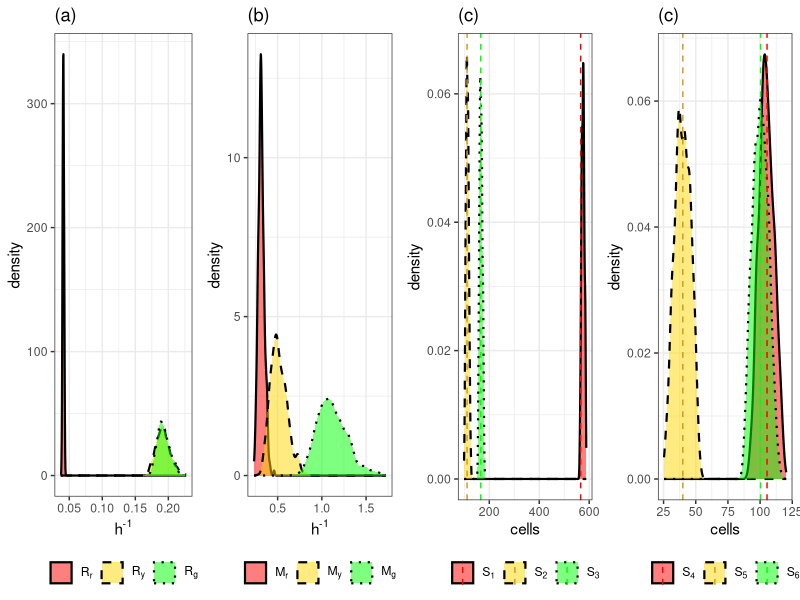
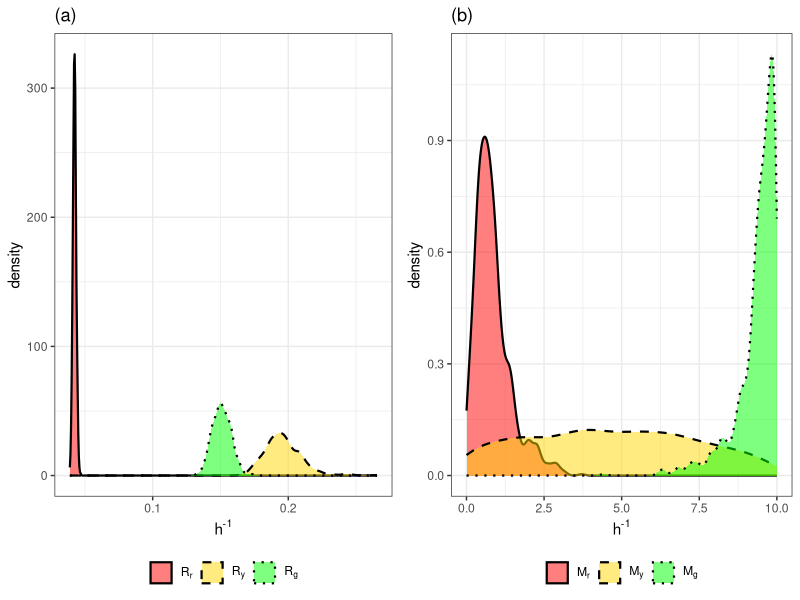
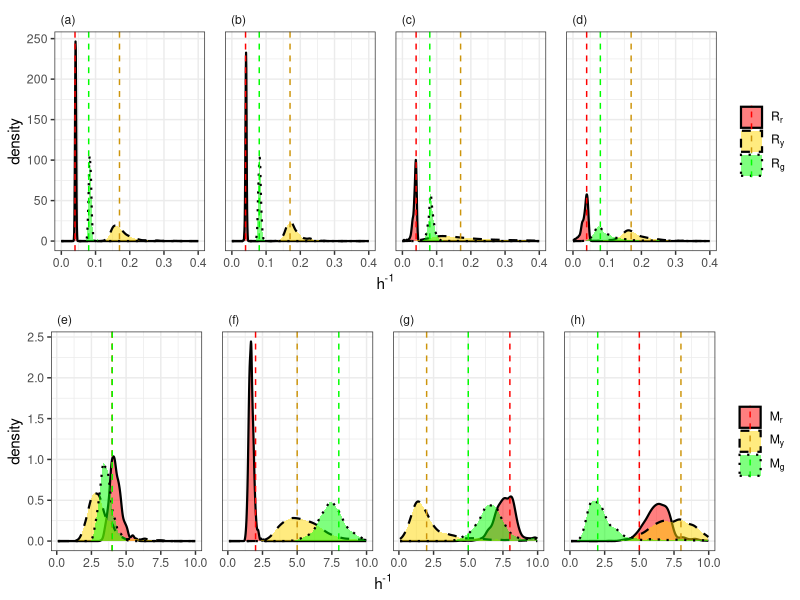
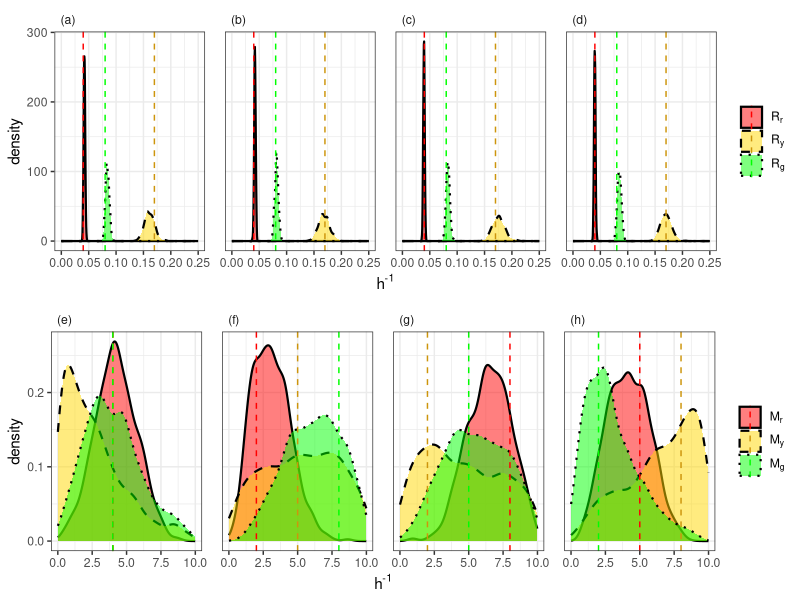
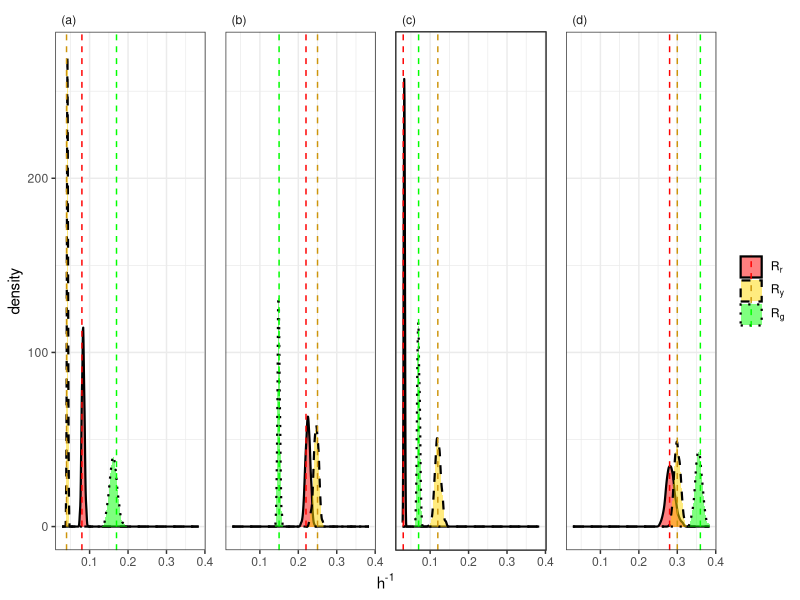
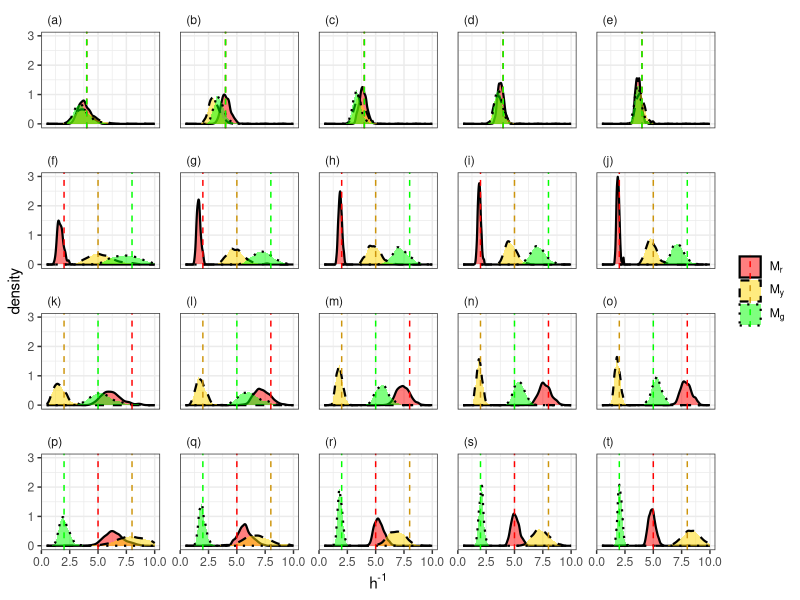
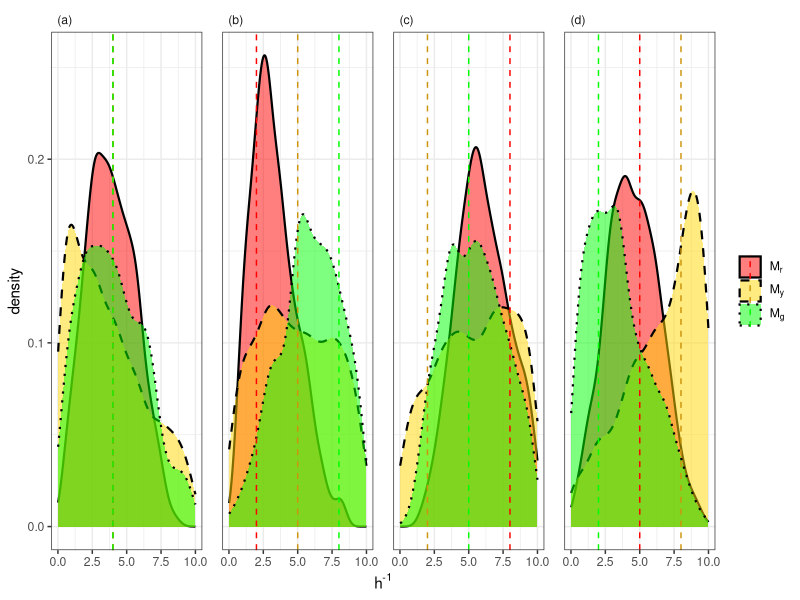
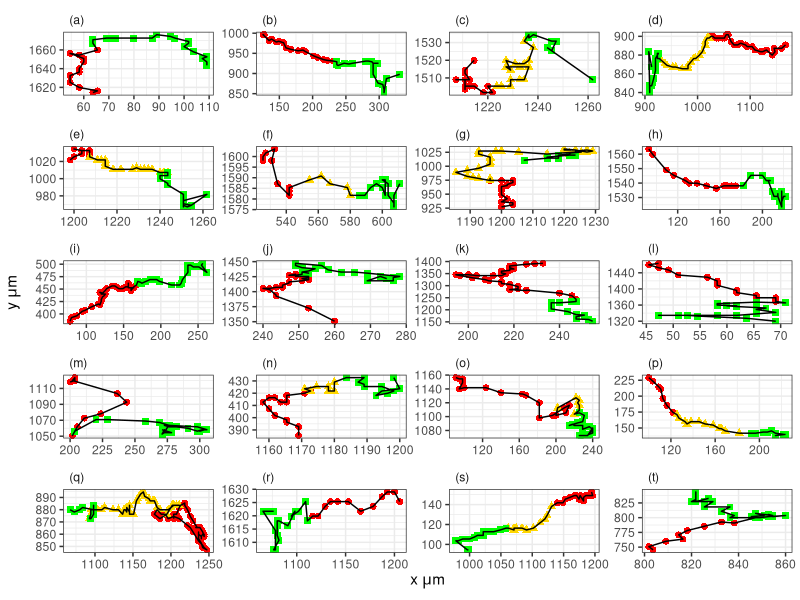

The R source for these figures, in order:
library(readxl)
library(tidyverse)
library(ggpubr)

#set working directory to the directory of this R file
setwd(dirname(rstudioapi::getActiveDocumentContext()$path))

#load data
Experiment_CellTracking <- read_excel("../Data/SMCABC returned data/SMCABC_DATA.xlsx", sheet = "Experiment_CellTracking")
Experiment_CellDensity <- read_excel("../Data/SMCABC returned data/SMCABC_DATA.xlsx", sheet = "Experiment_CellDensity")
ProliferationData <- read_excel("../Data/SMCABC returned data/SMCABC_DATA.xlsx", sheet = "ProliferationData")
MotilityData <- read_excel("../Data/SMCABC returned data/SMCABC_DATA.xlsx", sheet = "MotilityData")
SixParameterData <- read_excel("../Data/SMCABC returned data/SMCABC_DATA.xlsx", sheet = "SixParameterData")
CellTracking <- read_excel("../Data/DataProcessing/FUCCI_processed.xlsx", sheet = "CellTracking")


#observed summary statistics
Nred <- 566
Nyellow <- 111
Ngreen <- 166
RedDistance <- 105.38626
YellowDistance <- 39.95925
GreenDistance <- 100.36051


#Experiment Plots - Cell Tracking

Experiment_CellTracking %>% 
  as_tibble() %>% 
  select(1:6) %>% 
  gather(Parameter, Value) %>% 
  mutate(Parameter = factor(Parameter, levels = c("Rr", "Ry", "Rg","Mr", "My", "Mg"))) %>% 
  group_by(Parameter) %>% 
  summarise(
    mu = signif(mean(Value), digits=3),
    sd = signif(sd(Value), digits=3),
    "2.5%" = signif(quantile(Value, 0.025), digits=3),
    "50%" = signif(quantile(Value, 0.5), digits=3),
    "97.5%" = signif(quantile(Value, 0.975), digits=3),
    CV = signif(sd/mu, digits=3)
  )


p1 <- 
  Experiment_CellTracking %>% 
  as_tibble() %>%
  select(1:6) %>% 
  gather(Parameter,Value) %>% 
  mutate(Type = case_when(
    Parameter == "Rr" | Parameter == "Ry" | Parameter == "Rg" ~ "Transition",
    Parameter == "Mr" | Parameter == "My" | Parameter == "Mg" ~ "Motility" 
  )) %>% 
  mutate(Type = factor(Type, levels = c("Transition", "Motility"))) %>% 
  mutate(Parameter = factor(Parameter, levels = c("Rr", "Ry", "Rg","Mr", "My", "Mg"))) %>% 
  filter(Type == "Transition") %>% 
  ggplot(aes(x = Value, fill = Parameter, linetype = Parameter)) + 
  geom_density(alpha = 0.5, size = 0.75) +
  facet_wrap(~Type, scale = "free") +
  scale_fill_manual(values = c("Rr" = "red", "Ry" = "gold", "Rg" = "green", "Mr" = "red", "My" = "gold", "Mg" = "green"), labels = c(expression(R[r]),expression(R[y]),expression(R[g])))+ 
  scale_linetype_manual(values = c("solid", "dashed", "dotted"), labels = c(expression(R[r]),expression(R[y]),expression(R[g]))) +
  theme_bw() +
  theme(
    legend.position = "bottom",
    legend.title = element_blank(),
    strip.text.x = element_blank()
  ) + 
  labs(x = expression("h"^"-1"), title = "(a)")

p2 <- 
  Experiment_CellTracking %>% 
  as_tibble() %>%
  select(1:6) %>% 
  gather(Parameter,Value) %>% 
  mutate(Type = case_when(
    Parameter == "Rr" | Parameter == "Ry" | Parameter == "Rg" ~ "Transition",
    Parameter == "Mr" | Parameter == "My" | Parameter == "Mg" ~ "Motility" 
  )) %>% 
  mutate(Type = factor(Type, levels = c("Transition", "Motility"))) %>% 
  mutate(Parameter = factor(Parameter, levels = c("Rr", "Ry", "Rg","Mr", "My", "Mg"))) %>% 
  filter(Type == "Motility") %>% 
  ggplot(aes(x = Value, fill = Parameter, linetype = Parameter)) + 
  geom_density(alpha = 0.5, size = 0.75) +
  facet_wrap(~Type, scale = "free") +
  scale_fill_manual(values = c("Rr" = "red", "Ry" = "gold", "Rg" = "green", "Mr" = "red", "My" = "gold", "Mg" = "green"), labels = c(expression(M[r]),expression(M[y]),expression(M[g])))+ 
  scale_linetype_manual(values = c("solid", "dashed", "dotted"), labels = c(expression(M[r]),expression(M[y]),expression(M[g]))) +
  theme_bw() +
  theme(
    legend.position = "bottom",
    legend.title = element_blank(),
    strip.text.x = element_blank()
  ) + 
  labs(x = expression("h"^"-1"), title = "(b)")

p3 <- 
  Experiment_CellTracking %>% 
  select(contains("sx")) %>% 
  gather(Parameter, Value) %>% 
  mutate(Type = case_when(
    Parameter == "sx1" | Parameter == "sx2" | Parameter == "sx3" ~ "Transition",
    Parameter == "sx4" | Parameter == "sx5" | Parameter == "sx6" ~ "Motility" 
  )) %>% 
  mutate(Type = factor(Type, levels = c("Transition", "Motility"))) %>% 
  mutate(TrueVal = case_when(
    Parameter == "sx1" ~ Nred,
    Parameter == "sx2" ~ Nyellow,
    Parameter == "sx3" ~ Ngreen,
    Parameter == "sx4" ~ RedDistance,
    Parameter == "sx5" ~ YellowDistance,
    Parameter == "sx6" ~ GreenDistance
  )) %>% 
  filter(Type == "Transition") %>% 
  ggplot(aes(x = Value, fill = Parameter, linetype = Parameter)) + 
  geom_density(alpha = 0.5, size = 0.75) +
  facet_wrap(~Type, scale = "free") + 
  geom_vline(aes(xintercept = TrueVal, color = Parameter), linetype = "dashed") +
  scale_fill_manual(values = c("sx1" = "red", "sx2" = "gold", "sx3" = "green", "sx4" = "red", "sx5" = "gold", "sx6" = "green"), labels = c(expression(S[1]),expression(S[2]),expression(S[3])))+ 
  scale_color_manual(values = c("sx1" = "red", "sx2" = "goldenrod3", "sx3" = "green", "sx4" = "red", "sx5" = "goldenrod3", "sx6" = "green"), labels = c(expression(S[1]),expression(S[2]),expression(S[3])))+ 
  scale_linetype_manual(values = c("solid", "dashed", "dotted"), labels = c(expression(S[1]),expression(S[2]),expression(S[3]))) +
  theme_bw() +
  theme(
    legend.position = "bottom",
    legend.title = element_blank(),
    strip.text.x = element_blank()
  ) + 
  labs(x = "cells", title = "(c)")

p4 <- 
  Experiment_CellTracking %>% 
  select(contains("sx")) %>% 
  gather(Parameter, Value) %>% 
  mutate(Type = case_when(
    Parameter == "sx1" | Parameter == "sx2" | Parameter == "sx3" ~ "Transition",
    Parameter == "sx4" | Parameter == "sx5" | Parameter == "sx6" ~ "Motility" 
  )) %>% 
  mutate(Type = factor(Type, levels = c("Transition", "Motility"))) %>% 
  mutate(TrueVal = case_when(
    Parameter == "sx1" ~ Nred,
    Parameter == "sx2" ~ Nyellow,
    Parameter == "sx3" ~ Ngreen,
    Parameter == "sx4" ~ RedDistance,
    Parameter == "sx5" ~ YellowDistance,
    Parameter == "sx6" ~ GreenDistance
  )) %>% 
  filter(Type == "Motility") %>% 
  ggplot(aes(x = Value, fill = Parameter, linetype = Parameter)) + 
  geom_density(alpha = 0.5, size = 0.75) +
  facet_wrap(~Type, scale = "free") + 
  geom_vline(aes(xintercept = TrueVal, color = Parameter), linetype = "dashed") +
  scale_fill_manual(values = c("sx1" = "red", "sx2" = "gold", "sx3" = "green", "sx4" = "red", "sx5" = "gold", "sx6" = "green"), labels = c(expression(S[4]),expression(S[5]),expression(S[6])))+ 
  scale_color_manual(values = c("sx1" = "red", "sx2" = "goldenrod3", "sx3" = "green", "sx4" = "red", "sx5" = "goldenrod3", "sx6" = "green"), labels = c(expression(S[4]),expression(S[5]),expression(S[6])))+ 
  scale_linetype_manual(values = c("solid", "dashed", "dotted"), labels = c(expression(S[4]),expression(S[5]),expression(S[6]))) + 
  theme_bw() +
  theme(
    legend.position = "bottom",
    legend.title = element_blank(),
    strip.text.x = element_blank()
  ) + 
  labs(x = "cells", title = "(c)")

ggarrange(p1,p2,p3,p4, nrow = 1)
ggsave("ExperimentResults_CellTracking.pdf", width = 9, height = 4, units = "in")

#Experiment Plots - SpatioTemporal
p1 <- 
  Experiment_CellDensity %>% 
  as_tibble() %>%
  select(1:6) %>% 
  gather(Parameter,Value) %>% 
  mutate(Type = case_when(
    Parameter == "Rr" | Parameter == "Ry" | Parameter == "Rg" ~ "Transition",
    Parameter == "Mr" | Parameter == "My" | Parameter == "Mg" ~ "Motility" 
  )) %>% 
  mutate(Type = factor(Type, levels = c("Transition", "Motility"))) %>% 
  mutate(Parameter = factor(Parameter, levels = c("Rr", "Ry", "Rg","Mr", "My", "Mg"))) %>% 
  filter(Type == "Transition") %>% 
  ggplot(aes(x = Value, fill = Parameter, linetype = Parameter)) + 
  geom_density(alpha = 0.5, size = 0.75) +
  facet_wrap(~Type, scale = "free") +
  scale_fill_manual(values = c("Rr" = "red", "Ry" = "gold", "Rg" = "green", "Mr" = "red", "My" = "gold", "Mg" = "green"), labels = c(expression(R[r]),expression(R[y]),expression(R[g])))+ 
  scale_linetype_manual(values = c("solid", "dashed", "dotted"), labels = c(expression(R[r]),expression(R[y]),expression(R[g]))) +
  theme_bw() +
  theme(
    legend.position = "bottom",
    legend.title = element_blank(),
    strip.text.x = element_blank()
  ) + 
  labs(x = expression("h"^"-1"), title = "(a)")

p2 <- 
  Experiment_CellDensity %>% 
  as_tibble() %>%
  select(1:6) %>% 
  gather(Parameter,Value) %>% 
  mutate(Type = case_when(
    Parameter == "Rr" | Parameter == "Ry" | Parameter == "Rg" ~ "Transition",
    Parameter == "Mr" | Parameter == "My" | Parameter == "Mg" ~ "Motility" 
  )) %>% 
  mutate(Type = factor(Type, levels = c("Transition", "Motility"))) %>% 
  mutate(Parameter = factor(Parameter, levels = c("Rr", "Ry", "Rg","Mr", "My", "Mg"))) %>% 
  filter(Type == "Motility") %>% 
  ggplot(aes(x = Value, fill = Parameter, linetype = Parameter)) + 
  geom_density(alpha = 0.5, size = 0.75) +
  facet_wrap(~Type, scale = "free") +
  scale_fill_manual(values = c("Rr" = "red", "Ry" = "gold", "Rg" = "green", "Mr" = "red", "My" = "gold", "Mg" = "green"), labels = c(expression(M[r]),expression(M[y]),expression(M[g])))+ 
  scale_linetype_manual(values = c("solid", "dashed", "dotted"), labels = c(expression(M[r]),expression(M[y]),expression(M[g]))) +
  theme_bw() +
  theme(
    legend.position = "bottom",
    legend.title = element_blank(),
    strip.text.x = element_blank()
  ) + 
  labs(x = expression("h"^"-1"), title = "(b)")

ggarrange(p1,p2, nrow = 1)
ggsave("ExperimentResults_SpatioTemporal.pdf", width = 4.5, height = 4, units = "in")

#SixParameters Plots - CellTracking

SixParameterData_CellTracking <-
  SixParameterData %>% 
  filter(MotilityData == "CellTracking") %>% 
  select(c(1:6,"Simulation")) %>% 
  gather(Parameter, Value, -Simulation) %>% 
  mutate(Parameter = factor(Parameter, levels = c("Rr", "Ry", "Rg","Mr", "My", "Mg"))) %>% 
  mutate(TrueValue = case_when(
    Simulation == 1 & Parameter == "Mr" ~ 4,
    Simulation == 1 & Parameter == "My" ~ 4,
    Simulation == 1 & Parameter == "Mg" ~ 4,
    Simulation == 2 & Parameter == "Mr" ~ 2,
    Simulation == 2 & Parameter == "My" ~ 5,
    Simulation == 2 & Parameter == "Mg" ~ 8,
    Simulation == 3 & Parameter == "Mr" ~ 8,
    Simulation == 3 & Parameter == "My" ~ 2,
    Simulation == 3 & Parameter == "Mg" ~ 5,
    Simulation == 4 & Parameter == "Mr" ~ 5,
    Simulation == 4 & Parameter == "My" ~ 8,
    Simulation == 4 & Parameter == "Mg" ~ 2,
    Parameter == "Rr" ~ 0.04,
    Parameter == "Ry" ~ 0.17,
    Parameter == "Rg" ~ 0.08
  )) %>% 
  mutate(Parameter_type = case_when(
    Parameter %in% c("Rr", "Ry", "Rg") ~ "Transition",
    Parameter %in% c("Mr", "My", "Mg") ~ "Motility",
  )) %>% 
  mutate(Parameter_type = factor(Parameter_type, levels = c("Transition", "Motility"))) %>% 
  mutate(facets = case_when(
    Simulation == 1 & Parameter_type == "Transition" ~ "(a)",
    Simulation == 2 & Parameter_type == "Transition" ~ "(b)",
    Simulation == 3 & Parameter_type == "Transition" ~ "(c)",
    Simulation == 4 & Parameter_type == "Transition" ~ "(d)",
    Simulation == 1 & Parameter_type == "Motility" ~ "(e)",
    Simulation == 2 & Parameter_type == "Motility" ~ "(f)",
    Simulation == 3 & Parameter_type == "Motility" ~ "(g)",
    Simulation == 4 & Parameter_type == "Motility" ~ "(h)"
  )) 

p1 <-
  SixParameterData_CellTracking %>%
  filter(Parameter_type == "Transition") %>% 
  ggplot(aes(x = Value, fill = Parameter, linetype = Parameter)) + 
  geom_density(alpha = 0.5, size = 0.75) + 
  geom_vline(aes(xintercept = TrueValue, color = Parameter), linetype = "dashed") +
  facet_wrap(~facets, nrow = 1) + 
  scale_fill_manual(values=c("red", "gold", "green"), labels = c(expression(R[r]),expression(R[y]),expression(R[g]))) + 
  scale_color_manual(values=c("red", "darkgoldenrod3", "green"), labels = c(expression(R[r]),expression(R[y]),expression(R[g])))+ 
  scale_linetype_manual(values = c("solid", "dashed", "dotted"), labels = c(expression(R[r]),expression(R[y]),expression(R[g]))) +
  theme_bw() +
  theme(
    legend.title = element_blank(),
    panel.spacing = unit(1, "lines"),
    strip.text.x = element_text(angle = 0, hjust = 0),
    strip.text.y = element_blank(),
    strip.background = element_blank()
  ) + 
  xlim(0,0.4) +
  labs(x = expression("h"^"-1"))

p2 <- 
  SixParameterData_CellTracking %>%
  filter(Parameter_type == "Motility")  %>% 
  ggplot(aes(x = Value, fill = Parameter, linetype = Parameter)) + 
  geom_density(alpha = 0.5, size = 0.75) + 
  geom_vline(aes(xintercept = TrueValue, color = Parameter), linetype = "dashed") +
  facet_wrap(~facets, nrow = 1) + 
  scale_fill_manual(values=c("red", "gold", "green"), labels = c(expression(M[r]),expression(M[y]),expression(M[g]))) + 
  scale_color_manual(values=c("red", "darkgoldenrod3", "green"), labels = c(expression(M[r]),expression(M[y]),expression(M[g]))) +  
  scale_linetype_manual(values = c("solid", "dashed", "dotted"), labels = c(expression(M[r]),expression(M[y]),expression(M[g]))) +
  theme_bw() +
  theme(
    legend.title = element_blank(),
    panel.spacing = unit(1, "lines"),
    strip.text.x = element_text(angle = 0, hjust = 0),
    strip.text.y = element_blank(),
    strip.background = element_blank()
  ) +
  labs(x = expression("h"^"-1"))
       
ggarrange(p1,p2, nrow = 2) 

ggsave("SixParameters_SIM_CellTracking.pdf", width = 9, height = 8, units = "in")

#SixParameters Plots - CellDensity

SixParameterData_CellDensity <-
  SixParameterData %>% 
  filter(MotilityData == "CellDensity") %>% 
  select(c(1:6,"Simulation")) %>% 
  gather(Parameter, Value, -Simulation) %>% 
  mutate(Parameter = factor(Parameter, levels = c("Rr", "Ry", "Rg","Mr", "My", "Mg"))) %>% 
  mutate(TrueValue = case_when(
    Simulation == 1 & Parameter == "Mr" ~ 4,
    Simulation == 1 & Parameter == "My" ~ 4,
    Simulation == 1 & Parameter == "Mg" ~ 4,
    Simulation == 2 & Parameter == "Mr" ~ 2,
    Simulation == 2 & Parameter == "My" ~ 5,
    Simulation == 2 & Parameter == "Mg" ~ 8,
    Simulation == 3 & Parameter == "Mr" ~ 8,
    Simulation == 3 & Parameter == "My" ~ 2,
    Simulation == 3 & Parameter == "Mg" ~ 5,
    Simulation == 4 & Parameter == "Mr" ~ 5,
    Simulation == 4 & Parameter == "My" ~ 8,
    Simulation == 4 & Parameter == "Mg" ~ 2,
    Parameter == "Rr" ~ 0.04,
    Parameter == "Ry" ~ 0.17,
    Parameter == "Rg" ~ 0.08
  )) %>% 
  mutate(Parameter_type = case_when(
    Parameter %in% c("Rr", "Ry", "Rg") ~ "Transition",
    Parameter %in% c("Mr", "My", "Mg") ~ "Motility",
  )) %>% 
  mutate(Parameter_type = factor(Parameter_type, levels = c("Transition", "Motility"))) %>% 
  mutate(facets = case_when(
    Simulation == 1 & Parameter_type == "Transition" ~ "(a)",
    Simulation == 2 & Parameter_type == "Transition" ~ "(b)",
    Simulation == 3 & Parameter_type == "Transition" ~ "(c)",
    Simulation == 4 & Parameter_type == "Transition" ~ "(d)",
    Simulation == 1 & Parameter_type == "Motility" ~ "(e)",
    Simulation == 2 & Parameter_type == "Motility" ~ "(f)",
    Simulation == 3 & Parameter_type == "Motility" ~ "(g)",
    Simulation == 4 & Parameter_type == "Motility" ~ "(h)"
  )) 

p1 <-
  SixParameterData_CellDensity %>%
  filter(Parameter_type == "Transition") %>% 
  ggplot(aes(x = Value, fill = Parameter, linetype = Parameter)) + 
  geom_density(alpha = 0.5, size = 0.75) + 
  geom_vline(aes(xintercept = TrueValue, color = Parameter), linetype = "dashed") +
  facet_wrap(~facets, nrow = 1) + 
  scale_fill_manual(values=c("red", "gold", "green"), labels = c(expression(R[r]),expression(R[y]),expression(R[g]))) + 
  scale_color_manual(values=c("red", "darkgoldenrod3", "green"), labels = c(expression(R[r]),expression(R[y]),expression(R[g])))+ 
  scale_linetype_manual(values = c("solid", "dashed", "dotted"), labels = c(expression(R[r]),expression(R[y]),expression(R[g]))) +
  theme_bw() +
  theme(
    legend.title = element_blank(),
    panel.spacing = unit(1, "lines"),
    strip.text.x = element_text(angle = 0, hjust = 0),
    strip.text.y = element_blank(),
    strip.background = element_blank()
  ) + 
  xlim(0,0.25) + 
  labs(x = expression("h"^"-1"))

p2 <- 
  SixParameterData_CellDensity %>%
  filter(Parameter_type == "Motility")  %>% 
  ggplot(aes(x = Value, fill = Parameter, linetype = Parameter)) + 
  geom_density(alpha = 0.5, size = 0.75) + 
  geom_vline(aes(xintercept = TrueValue, color = Parameter), linetype = "dashed") +
  facet_wrap(~facets, nrow = 1) + 
  scale_fill_manual(values=c("red", "gold", "green"), labels = c(expression(M[r]),expression(M[y]),expression(M[g]))) + 
  scale_color_manual(values=c("red", "darkgoldenrod3", "green"), labels = c(expression(M[r]),expression(M[y]),expression(M[g]))) +  
  scale_linetype_manual(values = c("solid", "dashed", "dotted"), labels = c(expression(M[r]),expression(M[y]),expression(M[g]))) +
  theme_bw() +
  theme(
    legend.title = element_blank(),
    panel.spacing = unit(1, "lines"),
    strip.text.x = element_text(angle = 0, hjust = 0),
    strip.text.y = element_blank(),
    strip.background = element_blank()
  ) + 
  labs(x = expression("h"^"-1"))

ggarrange(p1,p2, nrow = 2)

ggsave("SixParameters_SIM_CellDensity.pdf", width = 9, height = 8, units = "in")

#Proliferation Plots
ProliferationData %>% 
  gather(Parameter,Value,-Simulation) %>% 
  mutate(TrueValue = case_when(
    Simulation == 1 & Parameter == "Rr" ~ 0.04,
    Simulation == 1 & Parameter == "Ry" ~ 0.17,
    Simulation == 1 & Parameter == "Rg" ~ 0.08,
    Simulation == 2 & Parameter == "Rr" ~ 0.25,
    Simulation == 2 & Parameter == "Ry" ~ 0.15,
    Simulation == 2 & Parameter == "Rg" ~ 0.22,
    Simulation == 3 & Parameter == "Rr" ~ 0.12,
    Simulation == 3 & Parameter == "Ry" ~ 0.07,
    Simulation == 3 & Parameter == "Rg" ~ 0.03,
    Simulation == 4 & Parameter == "Rr" ~ 0.3,
    Simulation == 4 & Parameter == "Ry" ~ 0.36,
    Simulation == 4 & Parameter == "Rg" ~ 0.28
    )
  ) %>% 
  mutate(facets = case_when(
    Simulation == 1 ~ "(a)",
    Simulation == 2 ~ "(b)",
    Simulation == 3 ~ "(c)",
    Simulation == 4 ~ "(d)"
  )) %>% 
  ggplot(aes(x = Value, fill = Parameter, linetype = Parameter)) + 
  geom_density(alpha = 0.5, size = 0.75) +
  geom_vline(aes(xintercept = TrueValue, color = Parameter), linetype='dashed') + 
  facet_wrap(~facets, nrow = 1) + 
  scale_fill_manual(values=c("red", "gold", "green"), labels = c(expression(R[r]),expression(R[y]),expression(R[g]))) + 
  scale_color_manual(values=c("red", "darkgoldenrod3", "green"), labels = c(expression(R[r]),expression(R[y]),expression(R[g]))) +
  scale_linetype_manual(values = c("solid", "dashed", "dotted"), labels = c(expression(R[r]),expression(R[y]),expression(R[g]))) +
  theme_bw() +
  theme(
    legend.title = element_blank(),
    panel.spacing = unit(1, "lines"),
    strip.text.x = element_text(angle = 0, hjust = 0),
    strip.text.y = element_blank(),
    strip.background = element_blank()
  ) + 
  labs(x = expression("h"^"-1"))

ggsave("Proliferation_SIM.pdf", width = 9, height = 4, units = "in")


#Motility Plots 
MotilityData <-
  MotilityData %>% 
  gather(Parameter, Value, -c(Simulation, ntrack, MotilityData)) %>% 
  mutate(Parameter = factor(Parameter, levels = c("Mr", "My", "Mg"))) %>% 
  mutate(TrueValue = case_when(
    Simulation == 1 & Parameter == "Mr" ~ 4,
    Simulation == 1 & Parameter == "My" ~ 4,
    Simulation == 1 & Parameter == "Mg" ~ 4,
    Simulation == 2 & Parameter == "Mr" ~ 2,
    Simulation == 2 & Parameter == "My" ~ 5,
    Simulation == 2 & Parameter == "Mg" ~ 8,
    Simulation == 3 & Parameter == "Mr" ~ 8,
    Simulation == 3 & Parameter == "My" ~ 2,
    Simulation == 3 & Parameter == "Mg" ~ 5,
    Simulation == 4 & Parameter == "Mr" ~ 5,
    Simulation == 4 & Parameter == "My" ~ 8,
    Simulation == 4 & Parameter == "Mg" ~ 2 
  )) 

MotilityData %>% 
  filter(MotilityData == "CellTracking") %>% 
  mutate(ntrack = as.factor(ntrack)) %>% 
  mutate(facets = case_when(
    Simulation == 1 & ntrack == 10 ~ "(a)",
    Simulation == 1 & ntrack == 20 ~ "(b)",
    Simulation == 1 & ntrack == 30 ~ "(c)",
    Simulation == 1 & ntrack == 40 ~ "(d)",
    Simulation == 1 & ntrack == 50 ~ "(e)",
    Simulation == 2 & ntrack == 10 ~ "(f)",
    Simulation == 2 & ntrack == 20 ~ "(g)",
    Simulation == 2 & ntrack == 30 ~ "(h)",
    Simulation == 2 & ntrack == 40 ~ "(i)",
    Simulation == 2 & ntrack == 50 ~ "(j)",
    Simulation == 3 & ntrack == 10 ~ "(k)",
    Simulation == 3 & ntrack == 20 ~ "(l)",
    Simulation == 3 & ntrack == 30 ~ "(m)",
    Simulation == 3 & ntrack == 40 ~ "(n)",
    Simulation == 3 & ntrack == 50 ~ "(o)",
    Simulation == 4 & ntrack == 10 ~ "(p)",
    Simulation == 4 & ntrack == 20 ~ "(q)",
    Simulation == 4 & ntrack == 30 ~ "(r)",
    Simulation == 4 & ntrack == 40 ~ "(s)",
    Simulation == 4 & ntrack == 50 ~ "(t)"
  )) %>% 
  ggplot(aes(x = Value, fill = Parameter, linetype = Parameter)) + 
  geom_density(alpha = 0.5, size = 0.75) + 
  geom_vline(aes(xintercept = TrueValue, color = Parameter), linetype='dashed') + 
  facet_wrap(~facets, ncol = 5) + 
  scale_fill_manual(values=c("red", "gold", "green"), labels = c(expression(M[r]),expression(M[y]),expression(M[g]))) + 
  scale_color_manual(values=c("red", "darkgoldenrod3", "green"), labels = c(expression(M[r]),expression(M[y]),expression(M[g]))) +
  scale_linetype_manual(values = c("solid", "dashed", "dotted"), labels = c(expression(M[r]),expression(M[y]),expression(M[g]))) +
  theme_bw() +
  theme(
    legend.title = element_blank(),
    panel.spacing = unit(1, "lines"),
    strip.text.x = element_text(angle = 0, hjust = 0),
    strip.text.y = element_blank(),
    strip.background = element_blank()
  ) + 
  labs(x = expression("h"^"-1"))

ggsave("Motility_SIM_CellTracking.pdf", width = 8, height = 8, units = "in")

MotilityData %>% 
  filter(MotilityData == "CellDensity") %>% 
  mutate(facets = case_when(
    Simulation == 1 ~ "(a)",
    Simulation == 2 ~ "(b)",
    Simulation == 3 ~ "(c)",
    Simulation == 4 ~ "(d)"
  )) %>% 
  ggplot(aes(x = Value, fill = Parameter, linetype = Parameter)) + 
  geom_density(alpha = 0.5, size = 0.75) + 
  geom_vline(aes(xintercept = TrueValue, color = Parameter), linetype='dashed') + 
  facet_wrap(~facets, nrow = 1) + 
  scale_fill_manual(values=c("red", "gold", "green"), labels = c(expression(M[r]),expression(M[y]),expression(M[g]))) + 
  scale_color_manual(values=c("red", "darkgoldenrod3", "green"), labels = c(expression(M[r]),expression(M[y]),expression(M[g]))) +
  scale_linetype_manual(values = c("solid", "dashed", "dotted"), labels = c(expression(M[r]),expression(M[y]),expression(M[g]))) +
  theme_bw() +
  theme(
    legend.title = element_blank(),
    panel.spacing = unit(1, "lines"),
    strip.text.x = element_text(angle = 0, hjust = 0),
    strip.text.y = element_blank(),
    strip.background = element_blank()
  ) + 
  labs(x = expression("h"^"-1"))

ggsave("Motility_SIM_CellDensity.pdf", width = 9, height = 4, units = "in")

## Cell Trajectories ## - 8x8

CellTracking %>% 
  mutate(firstID = ifelse(frame == 1, ntrack, NA)) %>%
  mutate(
    color = case_when(color == 1 ~ "G1", color == 2 ~ "eS", color == 3 ~ "S/G2/M"),
    color = factor(color, levels = c("G1", "eS", "S/G2/M"))
    ) %>% 
  mutate(facets = case_when(
    ntrack == 1 ~ "(a)",
    ntrack == 2 ~ "(b)",
    ntrack == 3 ~ "(c)",
    ntrack == 4 ~ "(d)",
    ntrack == 5 ~ "(e)",
    ntrack == 6 ~ "(f)",
    ntrack == 7 ~ "(g)",
    ntrack == 8 ~ "(h)",
    ntrack == 9 ~ "(i)",
    ntrack == 10 ~ "(j)",
    ntrack == 11 ~ "(k)",
    ntrack == 12 ~ "(l)",
    ntrack == 13 ~ "(m)",
    ntrack == 14 ~ "(n)",
    ntrack == 15 ~ "(o)",
    ntrack == 16 ~ "(p)",
    ntrack == 17 ~ "(q)",
    ntrack == 18 ~ "(r)",
    ntrack == 19 ~ "(s)",
    ntrack == 20 ~ "(t)")) %>% 
  ggplot(aes(x = x, y = y)) +
  geom_point(aes(color = as.factor(color), shape = as.factor(color)), size = 2) +
  geom_path(color = "black") +
  facet_wrap(~facets, scale = "free", nrow = 5) +
  labs(x = expression(paste("x ",mu,"m")), y = expression(paste("y ",mu,"m"))) +
  theme_bw() +
  theme(
    legend.position = "none",
    legend.title = element_blank(),
    strip.background = element_blank(),
    strip.text.x = element_text(angle = 0, hjust = 0)
  ) +
  scale_colour_manual(values = c("red", "gold", "green")) 

ggsave("CellTrajectories.pdf", width = 8, height = 8, units = "in")

#cell trajectories (sub sample)
CellTracking %>% 
  mutate(firstID = ifelse(frame == 1, ntrack, NA)) %>% 
  mutate(
    color = case_when(color == 1 ~ "G1", color == 2 ~ "eS", color == 3 ~ "S/G2/M"),
    color = factor(color, levels = c("G1", "eS", "S/G2/M"))
  ) %>%  
  filter(ntrack %in% c(1,12,11,15,2,9,16,18,3,17,5,14,19)) %>% 
  ggplot(aes(x = x, y = y, group = ntrack)) +
  geom_point(aes(color = as.factor(color), shape = as.factor(color)), size = 2) +
  geom_path(color = "black") +
  labs(x = "", y = "") +
  theme_bw() + 
  theme(legend.position = "bottom",
        legend.title = element_blank()) +
  scale_colour_manual(values = c("red", "gold", "green"))

ggsave("CellTrajectories_subsample.pdf", width = 5, height = 5, units = "in")
